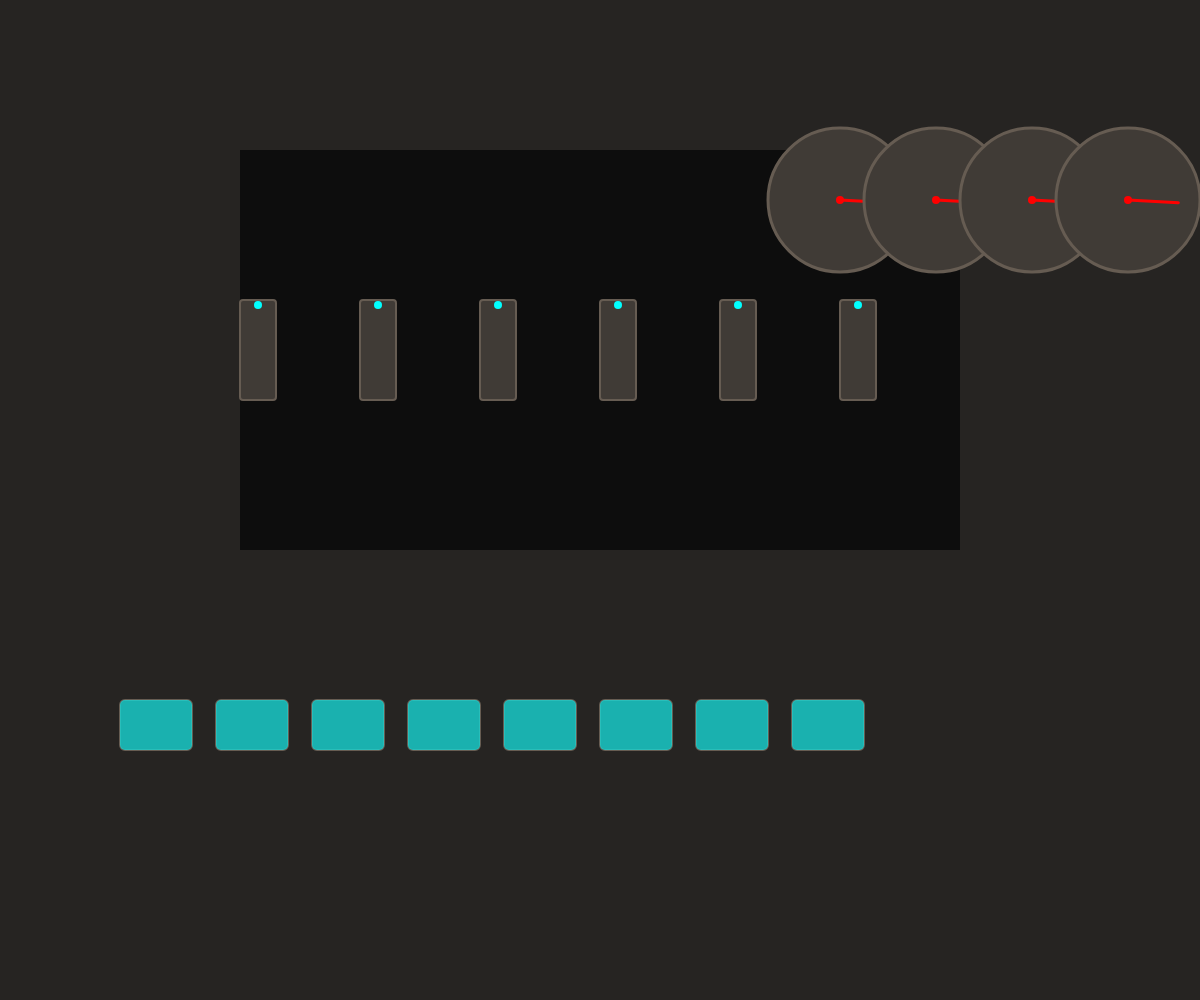
Frame 1 (no input)
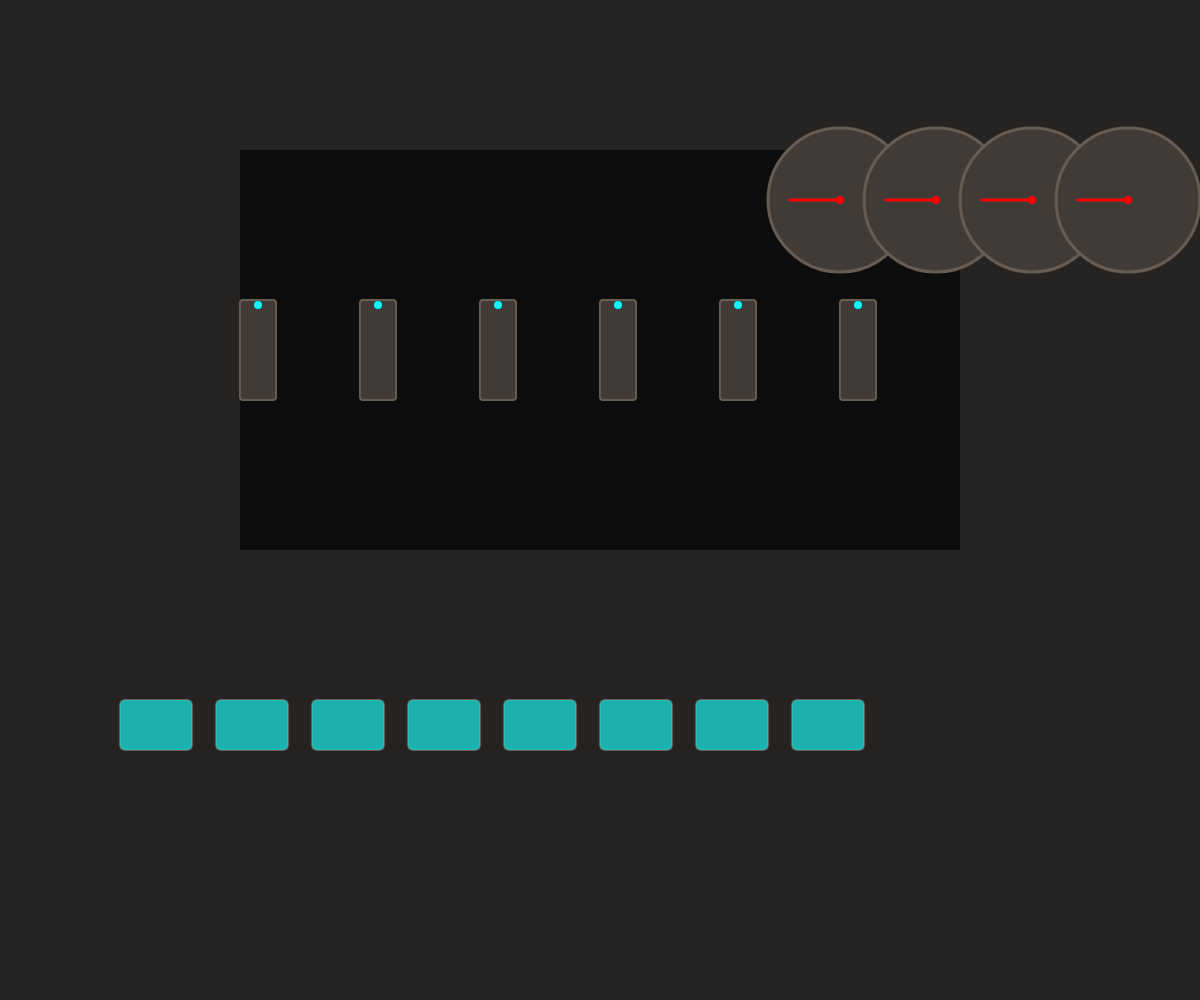
Frame 60 (no input)
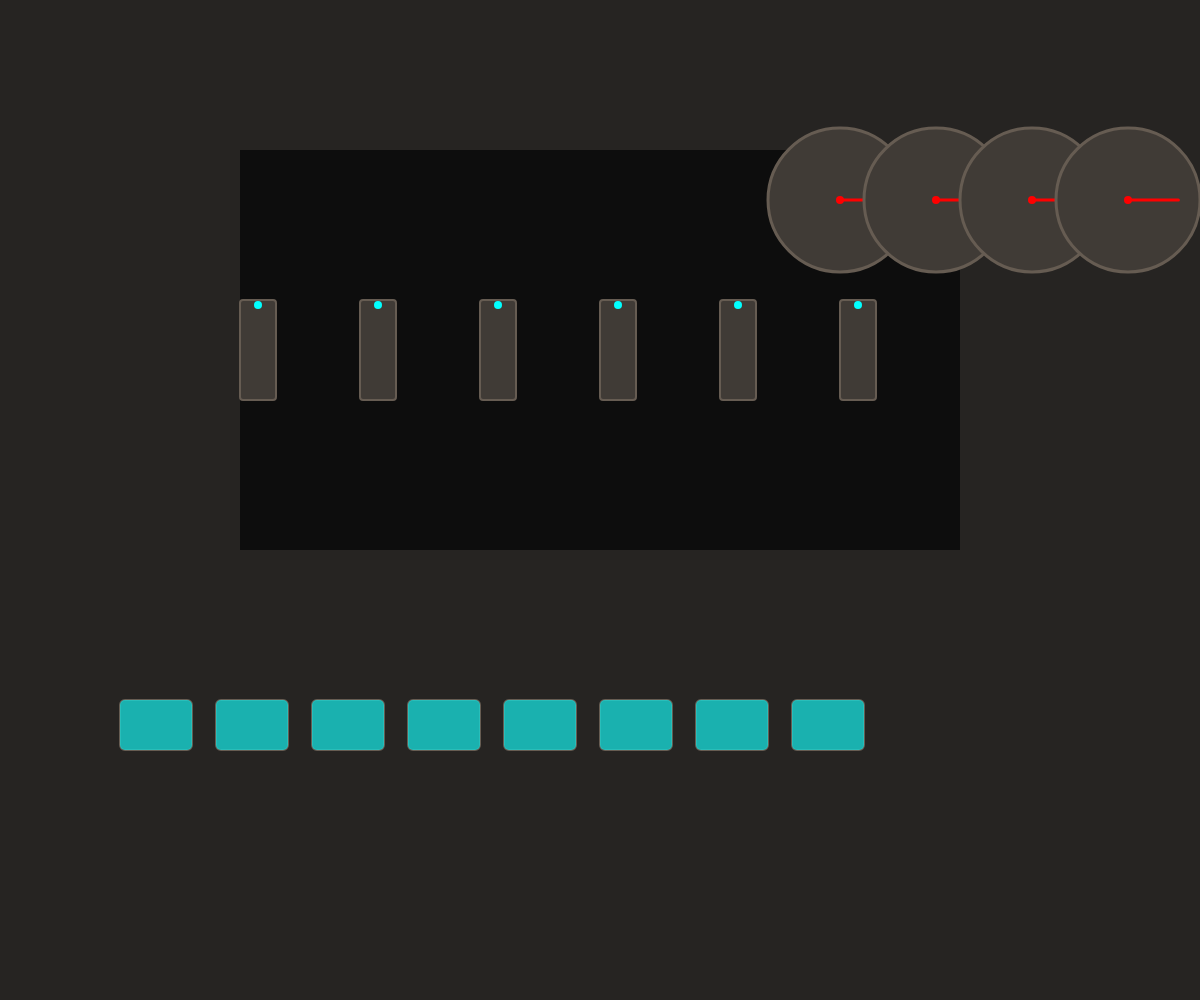
Frame 120 (the mouse pressed at the canvas centre since frame 60)

The p5.js sketch that drew these frames (run headless with seeded random() and noise() and a simulated clock; from frame 60 on, the mouse is pressed at the canvas centre):

// p5.js sketch
// ── sketch.js
let panel;
let windscreen;
let buttons = [];
let switches = [];
let gauges = [];
let hyperspaceActive = false;
let hyperspaceStreaks = [];
let hyperspaceTime = 0;

function setup() {
  createCanvas(windowWidth, windowHeight);
  colorMode(HSB, 360, 100, 100, 1);

  // Create main panel
  panel = createGraphics(width, height);
  panel.colorMode(HSB, 360, 100, 100, 1);
  panel.background(20, 10, 15);

  // Create windscreen display
  windscreen = createGraphics(width * 0.6, height * 0.4);
  windscreen.colorMode(HSB, 360, 100, 100, 1);
  windscreen.background(0, 0, 5);

  // Create buttons
  for (let i = 0; i < 8; i++) {
    buttons.push({
      x: width * 0.1 + i * (width * 0.08),
      y: height * 0.7,
      w: width * 0.06,
      h: height * 0.05,
      active: false
    });
  }

  // Create switches
  for (let i = 0; i < 6; i++) {
    switches.push({
      x: width * 0.2 + i * (width * 0.1),
      y: height * 0.3,
      w: width * 0.03,
      h: height * 0.1,
      active: false
    });
  }

  // Create gauges
  for (let i = 0; i < 4; i++) {
    gauges.push({
      x: width * 0.7 + i * (width * 0.08),
      y: height * 0.2,
      r: width * 0.06
    });
  }
}

function draw() {
  background(20, 10, 15);
  
  // Draw panel
  image(panel, 0, 0);
  
  // Draw windscreen
  image(windscreen, width * 0.2, height * 0.15);
  
  // Draw buttons
  for (let button of buttons) {
    drawButton(button);
  }
  
  // Draw switches
  for (let switchObj of switches) {
    drawSwitch(switchObj);
  }
  
  // Draw gauges
  for (let gauge of gauges) {
    drawGauge(gauge);
  }
  
  // Handle hyperspace effect
  if (hyperspaceActive) {
    drawHyperspace();
  }
}

function drawButton(button) {
  push();
  translate(button.x, button.y);
  
  // Button body
  fill(30, 15, 25);
  stroke(30, 20, 40);
  strokeWeight(2);
  rect(0, 0, button.w, button.h, 5);
  
  // Button glow
  if (button.active) {
    fill(0, 100, 100, 0.7);
    noStroke();
    rect(0, 0, button.w, button.h, 5);
  } else {
    fill(180, 100, 100, 0.6);
    noStroke();
    rect(0, 0, button.w, button.h, 5);
  }
  
  pop();
}

function drawSwitch(switchObj) {
  push();
  translate(switchObj.x, switchObj.y);
  
  // Switch body
  fill(30, 15, 25);
  stroke(30, 20, 40);
  strokeWeight(2);
  rect(0, 0, switchObj.w, switchObj.h, 3);
  
  // Switch indicator
  if (switchObj.active) {
    fill(0, 100, 100);
    noStroke();
    ellipse(switchObj.w/2, switchObj.h - 5, 8, 8);
  } else {
    fill(180, 100, 100);
    noStroke();
    ellipse(switchObj.w/2, 5, 8, 8);
  }
  
  pop();
}

function drawGauge(gauge) {
  push();
  translate(gauge.x, gauge.y);
  
  // Gauge body
  fill(30, 15, 25);
  stroke(30, 20, 40);
  strokeWeight(3);
  circle(0, 0, gauge.r * 2);
  
  // Gauge indicator
  let angle = map(frameCount % 120, 0, 120, 0, TWO_PI);
  let x = cos(angle) * (gauge.r * 0.7);
  let y = sin(angle) * (gauge.r * 0.7);
  
  stroke(0, 100, 100);
  strokeWeight(3);
  line(0, 0, x, y);
  
  // Gauge center dot
  fill(0, 100, 100);
  noStroke();
  ellipse(0, 0, 8, 8);
  
  pop();
}

function drawHyperspace() {
  hyperspaceTime += 0.05;
  
  // Clear windscreen with fade
  windscreen.fill(0, 0, 5, 0.1);
  windscreen.noStroke();
  windscreen.rect(0, 0, windscreen.width, windscreen.height);
  
  // Draw hyperspace streaks
  for (let i = 0; i < 20; i++) {
    let x = (frameCount * 3 + i * 50) % windscreen.width;
    let y = (hyperspaceTime * 10 + i * 30) % windscreen.height;
    
    // Create color gradient
    let hue = (frameCount * 2 + i * 10) % 360;
    let alpha = map(i, 0, 20, 0.7, 0);
    
    windscreen.stroke(hue, 100, 100, alpha);
    windscreen.strokeWeight(2);
    windscreen.line(x, y, x - 30, y - 30);
  }
  
  // Draw central flash
  let flashSize = sin(frameCount * 0.2) * 20 + 40;
  windscreen.fill(200, 100, 100, 0.3);
  windscreen.noStroke();
  windscreen.ellipse(windscreen.width/2, windscreen.height/2, flashSize, flashSize);
}

function mousePressed() {
  // Check if clicked on hyperspace button
  let centerX = width * 0.5;
  let centerY = height * 0.75;
  let buttonRadius = width * 0.08;
  
  let d = dist(mouseX, mouseY, centerX, centerY);
  if (d < buttonRadius) {
    hyperspaceActive = true;
    noLoop();
  }
}
